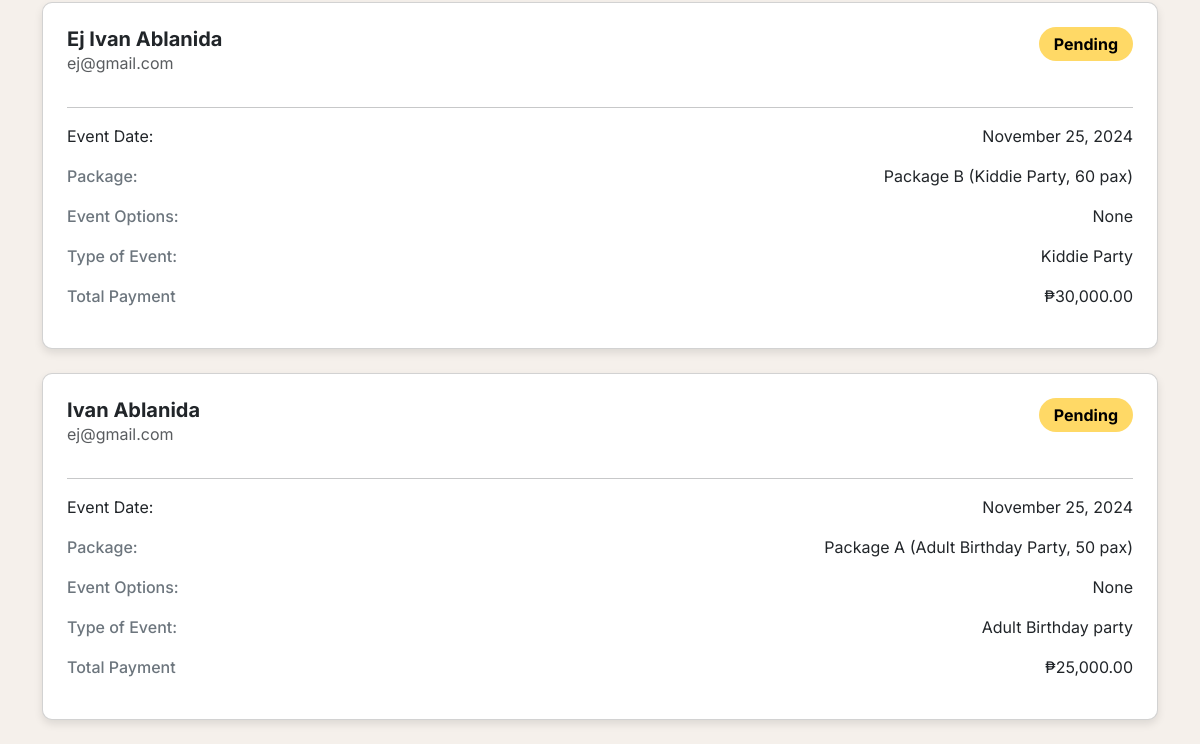
The app's page /features/users/web/appointment.php (signed in, lower part), older data.
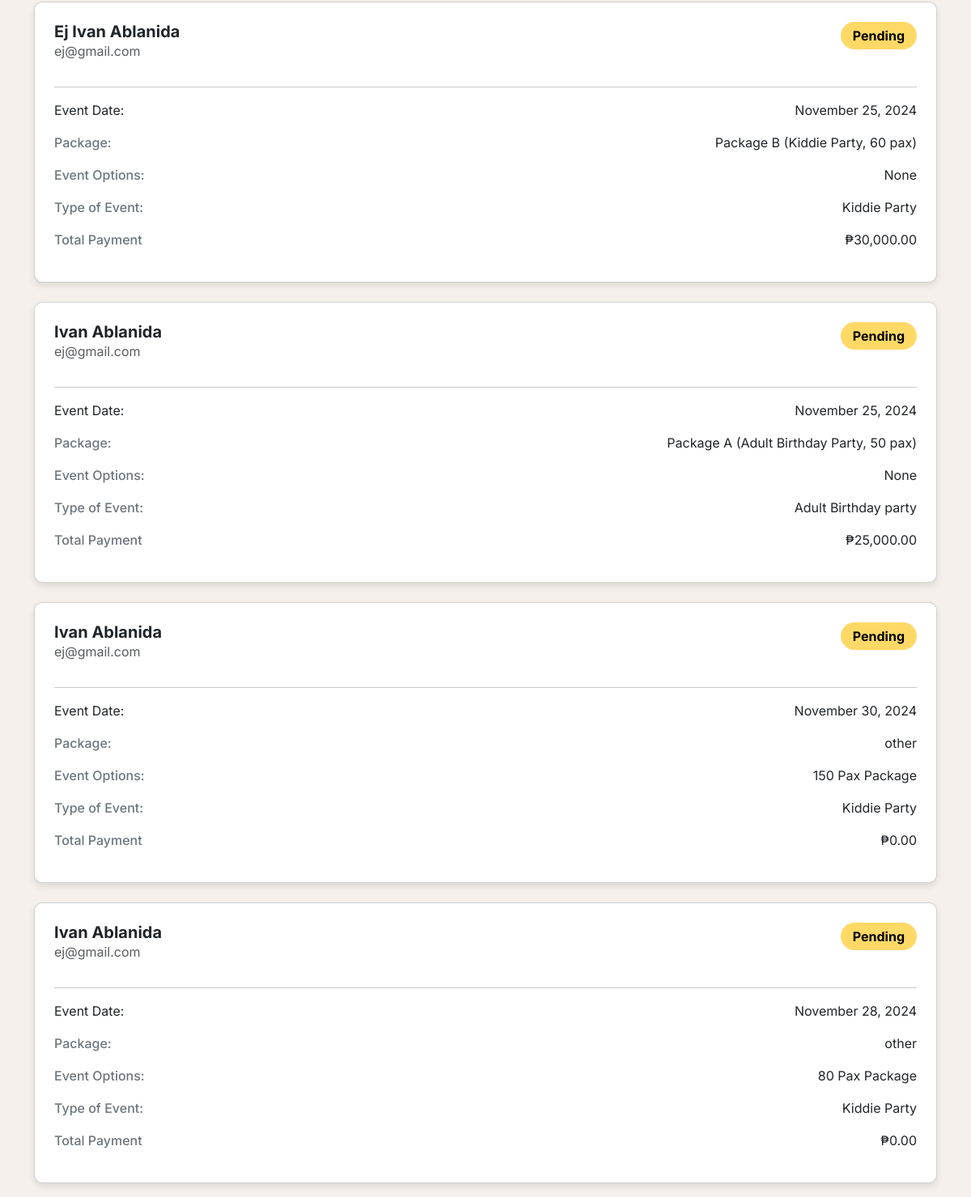
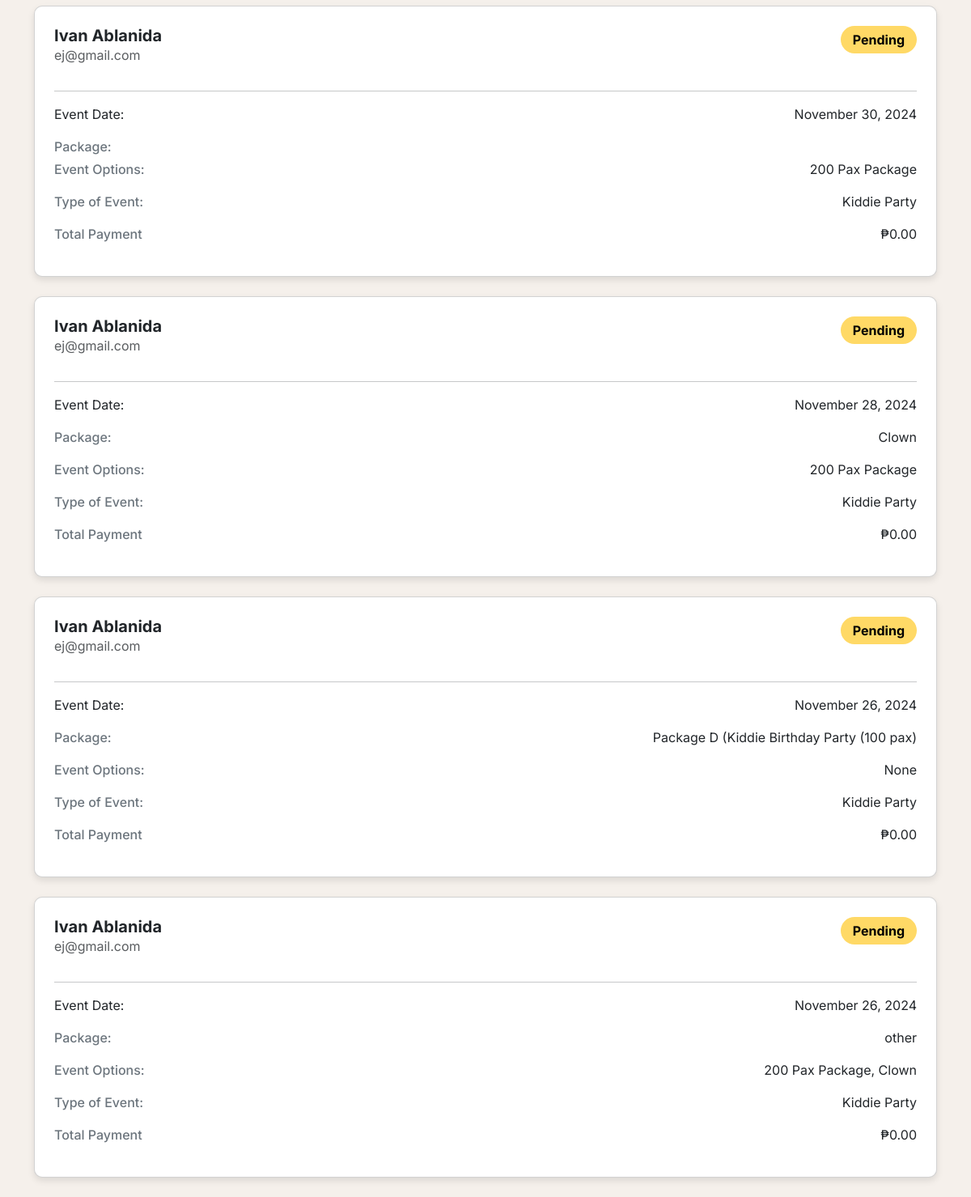
The same page, newer data (2 pictures, top to bottom).
### tables this page shows
CREATE TABLE `booking` (
  `id` int(11) NOT NULL,
  `status` enum('Pending','Waiting','On-going','Finished','Declined') DEFAULT 'Pending',
  `full_name` varchar(255) NOT NULL,
  `celebrants_name` varchar(255) DEFAULT NULL,
  `email` varchar(255) NOT NULL,
  `phone_number` varchar(15) DEFAULT NULL,
  `events_date` varchar(255) DEFAULT NULL,
  `guest_count` int(11) DEFAULT NULL,
  `event_duration` int(11) DEFAULT NULL,
  `event_starttime` int(11) DEFAULT NULL,
  `event_endtime` int(11) DEFAULT NULL,
  `event_type` varchar(255) DEFAULT NULL,
  `event_package` varchar(255) DEFAULT NULL,
  `event_options` text DEFAULT NULL,
  `cost` decimal(10,2) DEFAULT 0.00
);

### features/users/web/appointment.php (the view, shortened to what this page needs)
<?php
    require '../../../db.php';
    $email = $_SESSION['email'];
    $sql = "SELECT * FROM booking WHERE email = ?";
    $stmt = $conn->prepare($sql);
    $stmt->bind_param("s", $email);
    $stmt->execute();
    $result = $stmt->get_result();
    $bookings = [];
    while ($row = $result->fetch_assoc()) {
        $bookings[] = $row;
    }
?>
<!DOCTYPE html>
<html lang="en">
<head>
    <link href="https://cdn.jsdelivr.net/npm/bootstrap@5.3.3/dist/css/bootstrap.min.css" rel="stylesheet">
    <link rel="stylesheet" href="../css/appointment.css">
    <link href="https://cdn.jsdelivr.net/npm/fullcalendar@6.1.8/index.global.min.css" rel="stylesheet">
</head>
<body>
    <section class="body">
    <div class="container">
    <?php if (!empty($bookings)): ?>
        <?php foreach ($bookings as $booking): ?>
            <div class="card p-4 mb-4">
                <div class="d-flex justify-content-between align-items-start mb-3">
                    <div>
                        <h5 class="card-title mb-0"><?php echo htmlspecialchars($booking['full_name']); ?></h5>
                        <p class="card-text text-muted"><?php echo htmlspecialchars($booking['email']); ?></p>
                    </div>
                    <span class="status-badge"><?php echo htmlspecialchars($booking['status']); ?></span>
                </div>
                <hr>
                <div class="card-body p-0">
                    <div class="d-flex justify-content-between">
                        <p class="mb-1">Event Date:</p>
                        <p><?php echo (new DateTime($booking['events_date']))->format('F j, Y'); ?></p>
                    </div>
                    <div class="d-flex justify-content-between">
                        <p class="mb-1"><span class="info-label">Package:</span></p>
                        <p><?php echo htmlspecialchars($booking['event_package']); ?></p>
                    </div>
                    <div class="d-flex justify-content-between">
                        <p class="mb-1"><span class="info-label">Event Options:</span></p>
                        <p><?php echo htmlspecialchars($booking['event_options']); ?></p>
                    </div>
                    <div class="d-flex justify-content-between">
                        <p class="mb-1"><span class="info-label">Type of Event:</span></p>
                        <p><?php echo htmlspecialchars($booking['event_type']); ?></p>
                    </div>
                    <div class="d-flex justify-content-between">
                        <p class="mb-1"><span class="info-label">Total Payment</span></p>
                        <p>₱<?php echo number_format(htmlspecialchars($booking['cost']), 2); ?></p>
                    </div>
                </div>
            </div>
        <?php endforeach; ?>
    <?php else: ?>
        <p>No bookings found.</p>
    <?php endif; ?>
</div>
</section>
</html>

Row changes from the older to the newer data that the page shows:
added booking: full_name "Ivan Ablanida", email "ej@gmail.com", status "Pending", events_date "November 30, 2024", event_package "other", event_options "150 Pax Package", event_type "Kiddie Party", cost "0.00"
added booking: full_name "Ivan Ablanida", email "ej@gmail.com", status "Pending", events_date "November 28, 2024", event_package "other", event_options "80 Pax Package", event_type "Kiddie Party", cost "0.00"
added booking: full_name "Ivan Ablanida", email "ej@gmail.com", status "Pending", events_date "November 30, 2024", event_options "200 Pax Package", event_type "Kiddie Party", cost "0.00"
added booking: full_name "Ivan Ablanida", email "ej@gmail.com", status "Pending", events_date "November 28, 2024", event_package "Clown", event_options "200 Pax Package", event_type "Kiddie Party", cost "0.00"
added booking: full_name "Ivan Ablanida", email "ej@gmail.com", status "Pending", events_date "November 26, 2024", event_package "Package D (Kiddie Birthday Party (100 pax)", event_options "None", event_type "Kiddie Party", cost "0.00"
added booking: full_name "Ivan Ablanida", email "ej@gmail.com", status "Pending", events_date "November 26, 2024", event_package "other", event_options "200 Pax Package, Clown", event_type "Kiddie Party", cost "0.00"
